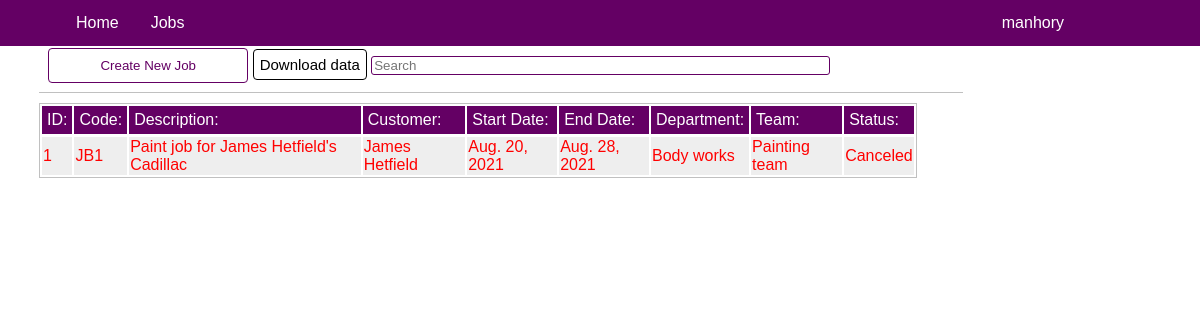
Page /dre_jobs/jobs/ (signed in) on the earlier database version.
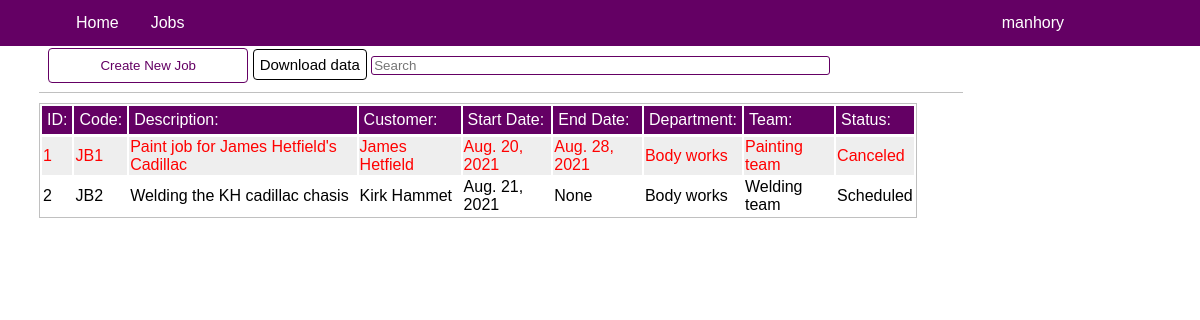
Same page on the later database version.
### dre_jobs/models.py (models this page shows, shortened)
class Job(models.Model):
    code = models.CharField(max_length = 8)
    description = models.CharField(max_length = 500)
    start_date = models.DateField()
    end_date = models.DateField(blank = True, null = True)
    status = models.CharField(max_length = 50, choices = [('Scheduled', 'Scheduled'),('In-Progress','In-Progress'),('On-Hold','On-Hold'),('Canceled','Canceled'),('Complete','Complete')], default = 'Scheduled')
    department = models.ForeignKey(Department, on_delete = models.CASCADE)
    team = models.ForeignKey(Team, on_delete = models.CASCADE, default = None)
    customer = models.ForeignKey('Customer', on_delete = models.CASCADE)

class Customer(models.Model):
    name = models.CharField(max_length = 50)
    email = models.EmailField()
    phone_number = models.CharField(max_length = 20)
    RegisterDate = models.DateField(blank = True)
    ride = models.CharField(max_length = 50)
    def __str__(self):
        return f'{self.name}'

### dre_admin/models.py (models this page shows)
class Department(models.Model):
    dep_code = models.CharField(max_length = 20, unique = False, default = 'All')
    dep_name = models.CharField(max_length = 30,  default = 'All')
    dep_description = models.CharField(max_length = 400, null = True)
    def __str__(self):
        return f'{self.dep_name}'

class Team(models.Model):
    team_code = models.CharField(max_length = 30, default = 'All')
    team_name = models.CharField(max_length = 40,  default = 'All')
    team_dep = models.ForeignKey('Department', on_delete = models.CASCADE, default = 1)
    team_description = models.CharField(max_length = 400, null = True)
    def __str__(self):
        return f'{self.team_name}'

### dre_jobs/views.py (the view)
# urls.py: path('jobs/', views.Jobs, name = 'jobs'),
@login_required
def Jobs(request):
    prf = Profile.objects.get(user__username = request.user.username)
    jbs = Job.objects.all().order_by('id')
    if request.method == 'POST':
        form = JobCreationForm(request.POST)
        if form.is_valid():
            try:
                form.save()
                messages.success(request, 'Job was successfully added :)')
            except Exception as e:
                messages.error(request, str(e))
    else:
        form = JobCreationForm()
    context = {
        'prf': prf,
        'jbs': jbs,
        'form': form
    }
    return render(request, 'dre_jobs/jobs.html', context)

### dre_jobs/forms.py
class JobCreationForm(ModelForm):
    class Meta:
        model = Job
        fields = ['code', 'description', 'start_date','end_date','status','department','team','customer']
        widgets = {
            'start_date': DateInput(),
            'end_date': DateInput()
        }

### dre_jobs/templates/dre_jobs/jobs.html (shortened to what this page needs)
{% extends "home/base.html"%}
{% load crispy_forms_tags%}
{% block content %}
    <div class = "actionpage">
        <div class="action-header">
            {% if prf.role != 'User' %}
            <button class = 'btn-active' id = "create-job" style = "width: 200px;">Create New Job</button>
            <a href = "{% url 'GetJobsData'%}" class = 'btn-download'>Download data</a>
            {% endif %}
            <input type = "text" placeholder = "Search"id = 'srch' />
        </div>
        <table>
            <tr>
                <th>ID:</th>
                <th>Code:</th>
                <th>Description:</th>
                <th>Customer:</th>
                <th>Start Date:</th>
                <th>End Date:</th>
                <th>Department:</th>
                <th>Team:</th>
                <th>Status:</th>
            </tr>
            {% for j in jbs %}
                <tr class = ' {{j.status}} table-row' id = "{{j.id}}">
                    <td>{{j.id}}</td>
                    <td>{{j.code}}</td>
                    <td>{{j.description}}</td>
                    <td>{{j.customer.name}}</td>
                    <td>{{j.start_date}}</td>
                    <td>{{j.end_date}}</td>
                    <td>{{j.department.dep_name}}</td>
                    <td>{{j.team.team_name}}</td>
                    <td>{{j.status}}</td>
                </tr>
            {% endfor %}
        </table>
    </div>
{% endblock %}

### home/templates/home/base.html (shortened to what this page needs)
{% load static %}
<!DOCTYPE html>
<html>
    <head>
        <link rel = "stylesheet" href = "{% static 'home/css/main.css'%}" />
    </head>
    <body>
      <nav class = 'main-nav'>
        <ul>
          <div class = 'left-stuff-container'>
            <li><a href="{% url 'home'%}">Home</a></li>
            <li class = 'dropdown'><a href="#">Jobs</a>
            </li>
          </div>
          <div class = 'right-stuff-container'>
            <li class = 'dropdown'>
              <a href="javascript:void(0)" class="dropbtn">{{user.username}} </a>
            </li>
          </div>
        </ul>
      </nav>
      <div class = 'mainpage'>
        {% block content %}{% endblock %}
      </div>
    </body>
</html>

### home/static/home/css/main.css (style rules this page uses)
body { margin: 0px;; padding: 0px;; font-family: "Arial Black", Gadget, sans-serif; background-size: cover; }
.main-nav { background-color: rgb(100,0,100); position: fixed; top: 0; width: 100%; z-index: 1; }
ul { list-style-type: none; margin: 0; padding: 0; overflow: hidden; }
.left-stuff-container { margin-left: 5%; }
li { float: left; }
li a { display: block; text-align: center; padding: 14px 16px; text-decoration: none; color: white; border-radius: 4px; transition: all 0.1s ease-out; }
.right-stuff-container { display: inline-block; float: right; margin-right: 10%; }
.mainpage { margin-top: 0px; }
.actionpage { margin-top: 2%; margin: 2%; padding: 15px; width: 77%; }
.action-header { padding: 1%; border-bottom: solid 1px silver; }
input[type = text] { width: 50%; border: solid; border-color: rgb(100,0,100); border-width: 1px; border-radius: 3px; }
.btn-active { height: 35px; width: 120px; background-color: white; color: rgb(100,0,100); border: solid 1px rgb(100,0,100); border-radius: 4px; transition: all 0.1s ease-out; }
.btn-download { text-decoration: none; padding: 6px; font-size: 15px; height: 35px; width: 220px; background-color: white; color: black; border: solid 1px black; border-radius: 4px; transition: all 0.1s ease-out; cursor:default; }
table { width: 95%; border: solid; border-width: 1px; border-color: silver; overflow: scroll; margin-top: 1%; margin-bottom: 2%; }
th { width: auto; background-color: rgb(100,0,100); color: white; text-align: left; font-weight:normal; padding: 5px; border-bottom: solid 1px; }
tr { border-bottom: solid; border-width: 1px; border-color: black; background-color: white; }
tr:nth-child(even) { background-color: #eee; }
.Canceled { color: red; }

Differences in the rows shown:
added Job: id "2", code "JB2", description "Welding the KH cadillac chasis", customer.name "Kirk Hammet", start_date "Aug. 21, 2021", end_date "None", department.dep_name "Body works", team.team_name "Welding team", status "Scheduled"
